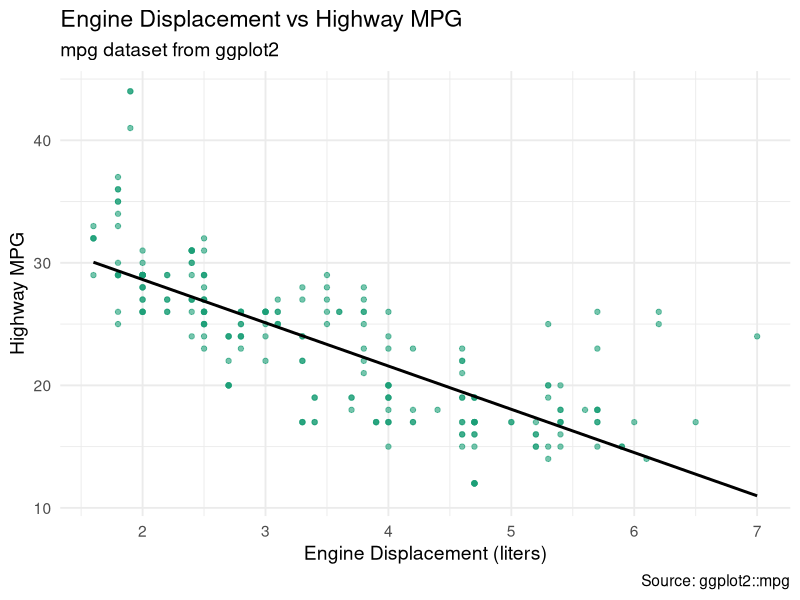

The R script that drew this image:
## ---- chunk 1
library(ggplot2)
ggplot(mpg, aes(x = displ, y = hwy)) +
  geom_point(alpha = 0.6, color = "#1b9e77") +
  geom_smooth(method = "lm", se = FALSE, color = "black") +
  labs(
    title    = "Engine Displacement vs Highway MPG",
    subtitle = "mpg dataset from ggplot2",
    x        = "Engine Displacement (liters)",
    y        = "Highway MPG",
    caption  = "Source: ggplot2::mpg"
  ) +
  theme_minimal(base_size = 14)
